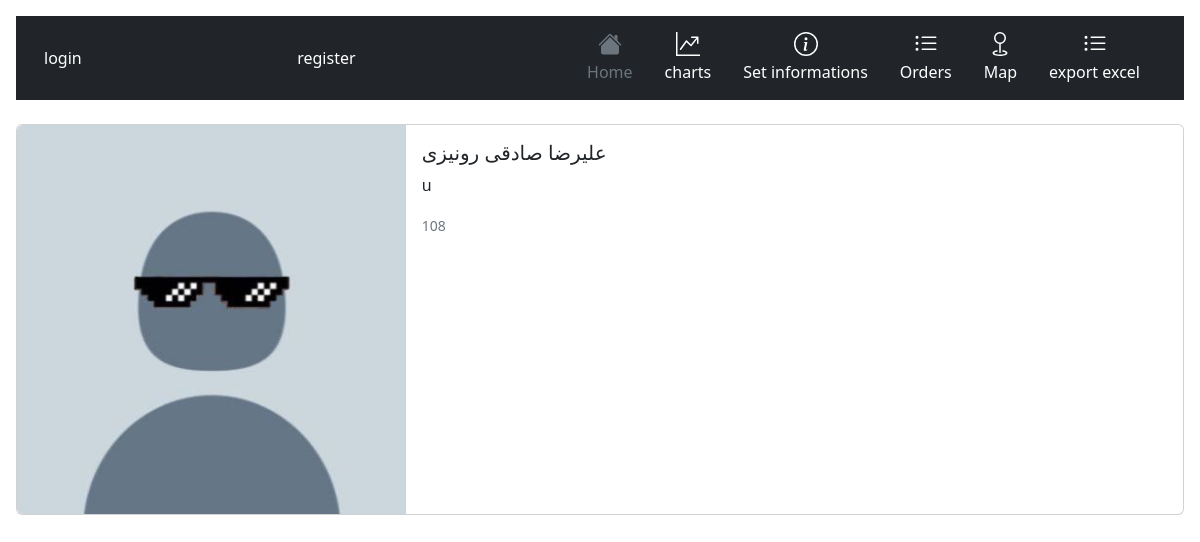
The page /profile/108/ on the database as committed earlier.
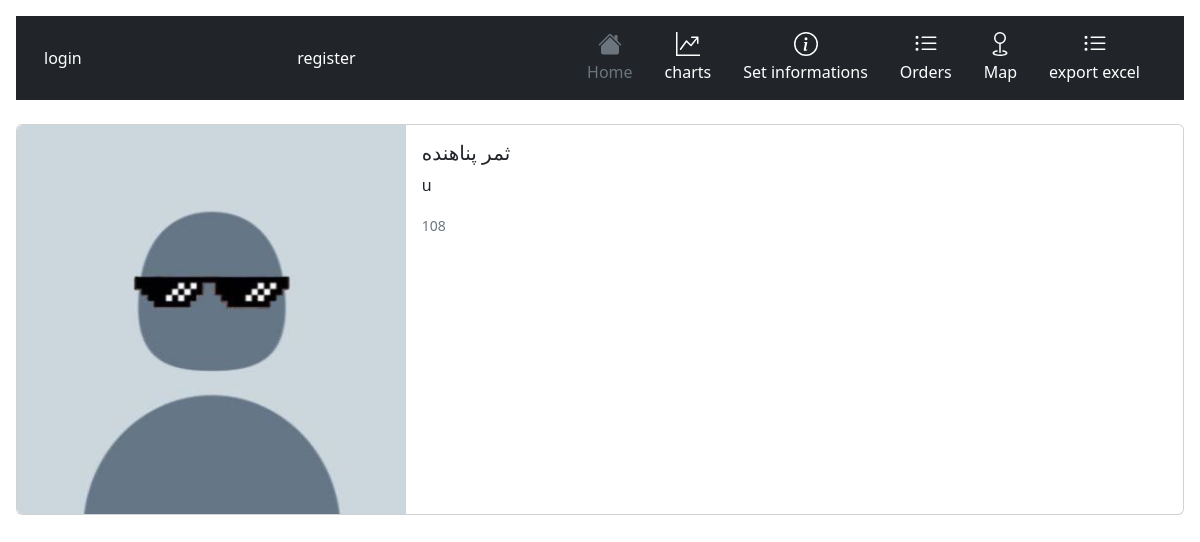
The same page on the database as committed later.
### accounts/models.py (models this page shows, shortened)
class User(AbstractBaseUser):
    status_reason = (
        ('u' , "sutech"),
        ('h', "highschool"),
        ('a' , "Friend"),
        ('g' , "game"),
        ('s' , "school"),
        ('o' , "other"),
        ('f' , "family"),
        ('i' , "instagram"),
        ('y' , "iust"),
    )
    status_gender = (
        ('m',"male"),
        ('f',"female")
    )
    username = models.CharField(unique=True, max_length=100)
    name = models.CharField(max_length=100, null=True, blank=True)
    is_admin = models.BooleanField(default=False)
    is_active = models.BooleanField(default=True)
    Avatar = models.ImageField(upload_to="images/Avatar",blank=True,null=True)
    gender = models.CharField(max_length=1,choices = status_gender,default='m')
    code = models.IntegerField(blank=True,null=True)
    reason = models.CharField(max_length=1,choices = status_reason)
    city = models.ForeignKey(City,on_delete=models.CASCADE,related_name="user",blank=True,null=True)
    birthdate = models.DateField(null=True, blank=True)
    USERNAME_FIELD = 'username'
    REQUIRED_FIELDS = ['name']
    objects = MyUserManager()

### info/views.py (the view)
# urls.py: path('profile/<slug:username>/',profile,name="profile"),
def profile(request,username):
    user = User.objects.get(username = username)
    return render(request,'info/profile.html',{'user' : user})

### info/templates/info/profile.html (shortened to what this page needs)
{% extends 'info/base.html' %}
{% load static %}
{% block content %}
<div class="card mb-3" >
  <div class="row g-0">
    <div class="col-md-4">
      <img src="{% if user.Avatar %}{{user.Avatar.url}}{% else %}{% static 'm.jfif' %}{% endif %}" class="img-fluid rounded-start" alt="...">
    </div>
    <div class="col-md-8">
      <div class="card-body">
        <h5 class="card-title">{{user.name}}</h5>
        <p class="card-text">{{user.reason}}</p>
        <p class="card-text"><small class="text-muted">{{user.username}}</small></p>
      </div>
    </div>
  </div>
</div>
{% endblock %}

Rows that differ between the two databases and show on the page:
removed User: name "علیرضا صادقی رونیزی", reason "u", username "108"
now on this page (row edited): User: name "ثمر پناهنده", reason "u", username "108"
